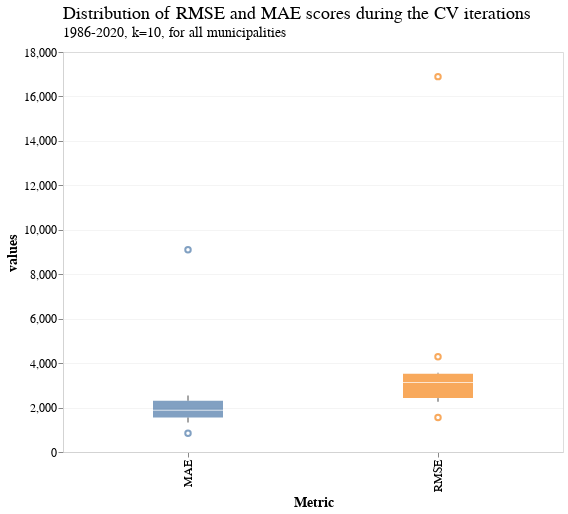

The notebook cell this image was saved under:
### Code cell
rmse_mae_boxplot = alt.Chart(
    metrics_df.query("metric != 'R2 Score'")
).mark_boxplot(size=70, extent=0.5, opacity=0.7).encode(
    x=alt.X('metric:O', axis=alt.Axis(title="Metric")),
    y=alt.Y('values:Q',scale=alt.Scale(zero=False)),
    color=alt.Color('metric:O', legend=None, scale=alt.Scale(scheme="tableau10"))
).configure_axis(
    labelFontSize=12,
    titleFontSize=14
)

final_chart = rmse_mae_boxplot.properties(
    width=500,
    height=400,
    title=science_theme_title(
        text="Distribution of RMSE and MAE scores during the CV iterations", 
        subtitle="1986-2020, k=10, for all municipalities"
    )
)

final_chart

### Figure 1 — Vega-Lite specification as saved in the notebook (floating-point values rounded to 4 significant figures)
{"config": {"view": {"width": 533.3, "height": 300.0, "fill": "white"}, "title": {"align": "left", "anchor": "start", "frame": "group", "font": "Helvetica Neue", "fontSize": 18, "dy": -2, "subtitleFont": "Helvetica Neue", "subtitleFontSize": 14, "fontWeight": "normal"}, "axis": {"domainColor": "lightGrey", "gridColor": "lightGrey", "gridWidth": 0.25, "titleFont": "Helvetica Neue", "titleFontSize": 14, "labelFont": "Helvetica Neue", "labelFontSize": 12}, "legend": {"layout": {"anchor": "start"}, "labelLimit": 0, "titleFontSize": 14, "titleFont": "Helvetica Neue", "labelFontSize": 14, "labelFont": "Helvetica Neue"}, "header": {"title": null, "titleFont": "Helvetica Neue", "labelFont": "Helvetica Neue", "labelFontSize": 14, "labelPadding": 2}, "range": {"category": ["#0C66B5", "#BA1D32", "#0F8E40", "#E56F20", "#862BAF", "#626D69", "#ED5087", "#3DB9E2", "#51DB63", "#E26868", "#FFB270", "#B37CEA", "#A8A1A4", "#FF87CD"]}}, "data": {"name": "data-0ae91f62894af8ec89f04e234a886bf9"}, "mark": {"type": "boxplot", "extent": 0.5, "opacity": 0.7, "size": 70}, "encoding": {"color": {"field": "metric", "legend": null, "scale": {"scheme": "tableau10"}, "type": "ordinal"}, "x": {"axis": {"title": "Metric"}, "field": "metric", "type": "ordinal"}, "y": {"field": "values", "scale": {"zero": false}, "type": "quantitative"}}, "height": 400, "title": {"align": "left", "anchor": "start", "frame": "group", "font": "Helvetica Neue", "fontSize": 18, "dy": -2, "subtitleFont": "Helvetica Neue", "subtitleFontSize": 14, "fontWeight": "normal", "text": "Distribution of RMSE and MAE scores during the CV iterations", "subtitle": "1986-2020, k=10, for all municipalities"}, "width": 500, "$schema": "https://vega.github.io/schema/vega-lite/v4.17.0.json", "datasets": {"data-0ae91f62894af8ec89f04e234a886bf9": [{"metric": "RMSE", "values": 4286.0}, {"metric": "RMSE", "values": 2354.0}, {"metric": "RMSE", "values": 3331.0}, {"metric": "RMSE", "values": 3408.0}, {"metric": "RMSE", "values": 2922.0}, {"metric": "RMSE", "values": 3566.0}, {"metric": "RMSE", "values": 2636.0}, {"metric": "RMSE", "values": 1552.0}, {"metric": "RMSE", "values": 2261.0}, {"metric": "RMSE", "values": 16890.0}, {"metric": "MAE", "values": 2542.0}, {"metric": "MAE", "values": 1326.0}, {"metric": "MAE", "values": 2396.0}, {"metric": "MAE", "values": 2031.0}, {"metric": "MAE", "values": 1923.0}, {"metric": "MAE", "values": 1829.0}, {"metric": "MAE", "values": 1722.0}, {"metric": "MAE", "values": 840.6}, {"metric": "MAE", "values": 1498.0}, {"metric": "MAE", "values": 9102.0}]}}
